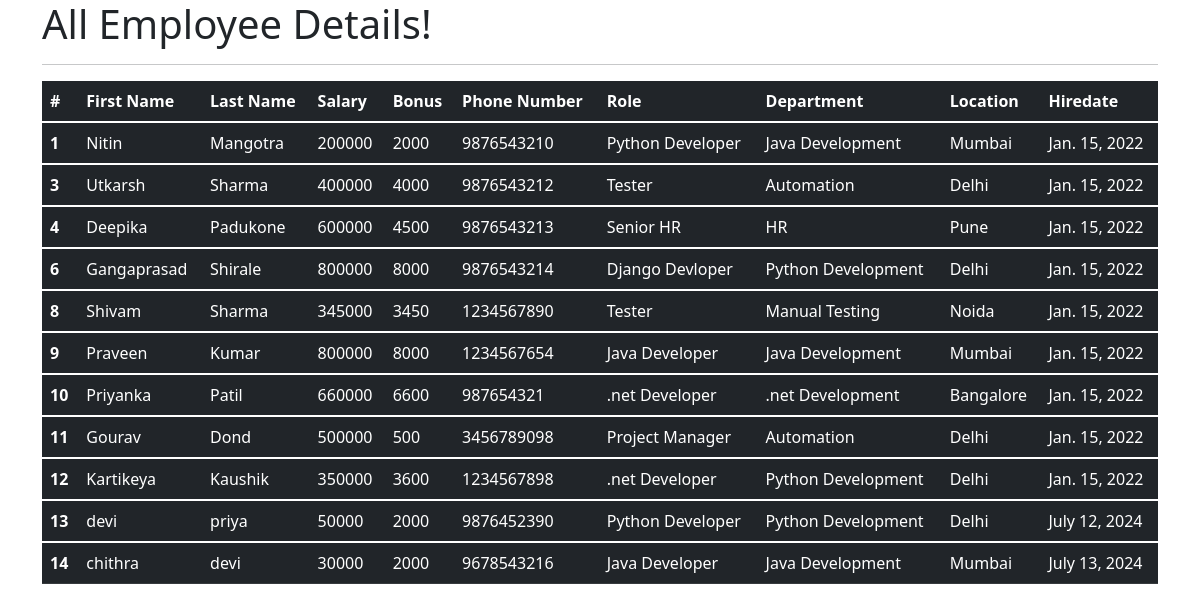
The app's page /all_emp with its own data.
### emp_app/models.py (models this page shows, shortened)
class Employee(models.Model):
    first_name = models.CharField(max_length=100, null=False)
    last_name = models.CharField(max_length=100)
    dept = models.ForeignKey(Department, on_delete=models.CASCADE)
    salary = models.IntegerField(default=0)
    bonus = models.IntegerField(default=0)
    role = models.ForeignKey(Role, on_delete=models.CASCADE)
    phone = models.IntegerField(default=0)
    hire_date = models.DateField()
    def __str__(self):
        return "%s %s %s" %(self.first_name, self.last_name, self.phone)

class Role(models.Model):
    name = models.CharField(max_length=100, null=False)

class Department(models.Model):
    name = models.CharField(max_length=100,null=False)
    location = models.CharField(max_length=100)

### emp_app/views.py (the view)
# urls.py: path('all_emp', views.all_emp, name='all_emp'),
def all_emp(request):
    emps = Employee.objects.all()
    context = {
        'emps': emps
    }
    print(context)
    return render(request, 'view_all_emp.html', context)

### Employee-management-system-using-python-and-django-master/Employee-management-system-using-python-and-django-master/ofc-emp-management-system-main/office_emp_proj/emp_app/templates/view_all_emp.html (shortened to what this page needs)
<!DOCTYPE html>
<html lang="en">
<head>
  <link href="https://cdn.jsdelivr.net/npm/bootstrap@5.1.3/dist/css/bootstrap.min.css" rel="stylesheet">
</head>
  <body>
  <div class="container">
          <h1>All Employee Details!</h1>
      <hr>
     <table class="table table-dark">
  <thead>
    <tr>
      <th scope="col">#</th>
      <th scope="col">First Name</th>
      <th scope="col">Last Name</th>
      <th scope="col">Salary</th>
      <th scope="col">Bonus</th>
      <th scope="col">Phone Number</th>
      <th scope="col">Role</th>
      <th scope="col">Department</th>
      <th scope="col">Location</th>
      <th scope="col">Hiredate</th>
    </tr>
  </thead>
         {% for emp in emps %}
  <tbody>
    <tr>
      <th scope="row">{{emp.id}}</th>
      <td>{{emp.first_name}}</td>
      <td>{{emp.last_name}}</td>
      <td>{{emp.salary}}</td>
      <td>{{emp.bonus}}</td>
      <td>{{emp.phone}}</td>
      <td>{{emp.role.name}}</td>
      <td>{{emp.dept.name}}</td>
      <td>{{emp.dept.location}}</td>
      <td>{{emp.hire_date}}</td>
    </tr>
  </tbody>
         {% endfor %}
</table>
  </div>
  </body>
</html>

### records on screen
Employee: id "1", first_name "Nitin", last_name "Mangotra", salary "200000", bonus "2000", phone "9876543210", role.name "Python Developer", dept.name "Java Development", dept.location "Mumbai", hire_date "Jan. 15, 2022"
Employee: id "3", first_name "Utkarsh", last_name "Sharma", salary "400000", bonus "4000", phone "9876543212", role.name "Tester", dept.name "Automation", dept.location "Delhi", hire_date "Jan. 15, 2022"
Employee: id "4", first_name "Deepika", last_name "Padukone", salary "600000", bonus "4500", phone "9876543213", role.name "Senior HR", dept.name "HR", dept.location "Pune", hire_date "Jan. 15, 2022"
Employee: id "6", first_name "Gangaprasad", last_name "Shirale", salary "800000", bonus "8000", phone "9876543214", role.name "Django Devloper", dept.name "Python Development", dept.location "Delhi", hire_date "Jan. 15, 2022"
Employee: id "8", first_name "Shivam", last_name "Sharma", salary "345000", bonus "3450", phone "1234567890", role.name "Tester", dept.name "Manual Testing", dept.location "Noida", hire_date "Jan. 15, 2022"
Employee: id "9", first_name "Praveen", last_name "Kumar", salary "800000", bonus "8000", phone "1234567654", role.name "Java Developer", dept.name "Java Development", dept.location "Mumbai", hire_date "Jan. 15, 2022"
Employee: id "10", first_name "Priyanka", last_name "Patil", salary "660000", bonus "6600", phone "987654321", role.name ".net Developer", dept.name ".net Development", dept.location "Bangalore", hire_date "Jan. 15, 2022"
Employee: id "11", first_name "Gourav", last_name "Dond", salary "500000", bonus "500", phone "3456789098", role.name "Project Manager", dept.name "Automation", dept.location "Delhi", hire_date "Jan. 15, 2022"
Employee: id "12", first_name "Kartikeya", last_name "Kaushik", salary "350000", bonus "3600", phone "1234567898", role.name ".net Developer", dept.name "Python Development", dept.location "Delhi", hire_date "Jan. 15, 2022"
Employee: id "13", first_name "devi", last_name "priya", salary "50000", bonus "2000", phone "9876452390", role.name "Python Developer", dept.name "Python Development", dept.location "Delhi", hire_date "July 12, 2024"
Employee: id "14", first_name "chithra", last_name "devi", salary "30000", bonus "2000", phone "9678543216", role.name "Java Developer", dept.name "Java Development", dept.location "Mumbai", hire_date "July 13, 2024"
